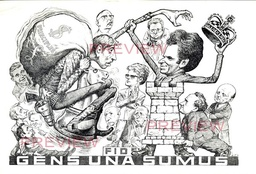
#> input picture Aplicador-de-filtros/Tareas/MarcaDeAgua/retoQuitarMarcas/img_con_ma/1.jpg, 256 x 174 px, shrunk from 600 x 408 before the run; the run also reads 1 picture not shown here
$ python quitar_marcas.py
#> lines starting #> are read from the running program, lines starting #| are printed output that depends on the picture
from PIL import Image
'''
Script para eliminar marcas de agua de imágenes.
Este script utiliza técnicas de procesamiento de imágenes para identificar y eliminar marcas de agua de imágenes originales.

Cumple con el reto dejado en el curso de Procesamiento Digital de Imágenes 2025-2

Autor: Lopez Diego Gabriela
Fecha: Abril 2025
'''

def extraer_rojo(imagen_fondo):
    '''
    Funcion que extrae los píxeles rojos de la imagen de fondo.
    Parametros:
    - imagen_fondo: Imagen de fondo de la que se extraerán los píxeles rojos.
    Retorna:
    - marcas_agua: Imagen que contiene los píxeles rojos extraídos de la imagen de fondo.
    '''
    ancho, alto = imagen_fondo.size
    marcas_agua = Image.new("RGB", imagen_fondo.size)
    pixeles_marca_agua = marcas_agua.load()
    pixeles_fondo = imagen_fondo.load()

    for i in range(ancho):
        for j in range(alto):
            r, g, b = pixeles_fondo[i, j]

            if r > g and r > b:
                pixeles_marca_agua[i, j] = (r, g , b)
            else:
                pixeles_marca_agua[i, j] = (255, 255, 255)

    return marcas_agua


def eliminar_pixeles_grises(imagen, umbral_tolerancia):
    '''
    Funcion que elimina los píxeles grises de la imagen cuyo rango de diferencia entre los valores RGB es menor que un umbral.
    Parametros:
    - imagen: Imagen de entrada.
    - umbral_tolerancia: Umbral de tolerancia para considerar un píxel como gris.
    Retorna:
    - imagen: Imagen con los píxeles grises eliminados.
    '''
    imagen = imagen.convert('RGB')
    pixeles = imagen.load()
    ancho, alto = imagen.size

    for x in range(ancho):
        for y in range(alto):
            r, g, b = pixeles[x, y]

            if abs(r - g) < umbral_tolerancia and abs(r - b) < umbral_tolerancia and abs(g - b) < umbral_tolerancia:
                pixeles[x, y] = (255, 255, 255)

    return imagen


def barrer_marca_agua(imagen_original, imagen_marca_agua, tamano_matriz):
    '''
    Metodo que realiza una operacion de barrido sobre la imagen con marca de agua,
    reemplazando los pixeles marcados con colores (no rojos) de su vecindad.
    Parametros:
    - imagen_original: Imagen original.
    - imagen_marca_agua: Imagen de la marca de agua.
    - tamano_matriz: Tamaño de la matriz de búsqueda.
    Retorna:
    - imagen_resultado: Imagen resultante con la marca de agua eliminada.
    '''
    imagen_original = imagen_original.convert('RGB')
    imagen_marca_agua = imagen_marca_agua.convert('RGB')
    ancho, alto = imagen_original.size
    imagen_resultado = imagen_original.copy()
    pixeles_resultado = imagen_resultado.load()
    pixeles_original = imagen_original.load()
    pixeles_marca_agua = imagen_marca_agua.load()

    for x in range(ancho):
        for y in range(alto):
            r_marca, g_marca, b_marca = pixeles_marca_agua[x, y]
            if (r_marca, g_marca, b_marca) != (255, 255, 255):
                color_reemplazo = obtener_color_vecinos(ancho, alto, pixeles_original, x, y, tamano_matriz)
                if color_reemplazo:
                    pixeles_resultado[x, y] = color_reemplazo
                else:
                    pixeles_resultado[x, y] = pixeles_original[x, y]
            else:
                pixeles_resultado[x, y] = pixeles_original[x, y]

    return imagen_resultado


def obtener_color_vecinos(ancho_imagen, alto_imagen, pixeles, x, y, tamano_matriz):
    '''
    Metodo que obtiene el color promedio de los vecinos en torno a un píxel dado, si no es rojo dominante.
    Parametros:
    - ancho_imagen: Ancho de la imagen.
    - alto_imagen: Alto de la imagen.
    - pixeles: Píxeles de la imagen.
    - x: Coordenada x del píxel.
    - y: Coordenada y del píxel.
    - tamano_matriz: Tamaño de la matriz de búsqueda.
    Retorna:
    - color_adecuado: Color promedio de los vecinos.
    '''
    colores = []

    for i in range(tamano_matriz):
        for j in range(tamano_matriz):
            posicion_vecino_x = (x - (tamano_matriz // 2) + i) % ancho_imagen
            posicion_vecino_y = (y - (tamano_matriz // 2) + j) % alto_imagen
            r, g, b = pixeles[posicion_vecino_x, posicion_vecino_y]
            if r <= g or r <= b:
                colores.append((r, g, b))
    no_colores = len(colores)
    if no_colores > 0:
        r, g, b = 0, 0, 0
        for color in colores:
            r += color[0]
            g += color[1]
            b += color[2]
        color_adecuado = (r // no_colores, g // no_colores, b // no_colores)

        return color_adecuado


    return None


def get_rojo_promedio(imagen):
    '''
    Calcula el promedio del color rojo dominante en la imagen.
    Parametros:
    - imagen: Imagen de entrada.
    Retorna:
    - rojo_promedio: Tupla con el promedio de los componentes RGB.
    '''
    imagen = imagen.convert('RGB')
    ancho, alto = imagen.size
    pixeles = imagen.load()
    sum_r = 0
    sum_g = 0
    sum_b = 0
    contador = 0
    for i in range(ancho):
        for j in range(alto):
            r, g, b = pixeles[i, j]

            if r > g and r > b:
                sum_r += r
                sum_g += g
                sum_b += b
                contador += 1
    rojo_promedio = (sum_r // contador, sum_g // contador, sum_b // contador)
    return rojo_promedio


def demezclar_marca_agua(imagen_con_marca, solo_marca, color_prom, factor):
    '''
    Metodo que aplica un proceso inverso para separar la marca de agua de la imagen, ajustando el color según un promedio.
    Parametros:
    - imagen_con_marca: Imagen con la marca de agua.
    - solo_marca: Imagen de la marca de agua.
    - color_prom: Color promedio de la marca de agua.
    - factor: Factor de ajuste.
    Retorna:
    - imagen_resultante: Imagen resultante con la marca de agua separada.
    '''
    imagen_con_marca = imagen_con_marca.convert('RGB')
    solo_marca = solo_marca.convert('RGB')
    ancho, alto = imagen_con_marca.size
    imagen_resultante = Image.new('RGB', (ancho, alto))
    pixeles_resultante = imagen_resultante.load()
    pixeles_con_marca = imagen_con_marca.load()
    pixeles_solo_marca = solo_marca.load()
    r_prom = color_prom[0]
    g_prom = color_prom[1]
    b_prom = color_prom[2]

    for x in range(ancho):
        for y in range(alto):
            r_con_marca, g_con_marca, b_con_marca = pixeles_con_marca[x, y]
            r_solo_marca, g_solo_marca, b_solo_marca = pixeles_solo_marca[x, y]

            if  (r_solo_marca == 255 and g_solo_marca == 255 and b_solo_marca == 255):
                pixeles_resultante[x, y] = (r_con_marca, g_con_marca, b_con_marca)
            else:
                r_resultante = min(255, int((r_con_marca - factor*r_prom) / (1 - factor)))
                g_resultante = min(255, int((g_con_marca - factor*g_prom) / (1 - factor)))
                b_resultante = min(255, int((b_con_marca - factor*b_prom) / (1 - factor)))
                gris = (r_resultante + g_resultante + b_resultante)//3
                pixeles_resultante[x, y] = (gris, gris, gris)

    return imagen_resultante


def convolucion_paralela(imagen_base, marca_agua, matriz_conv, factor, bias):
    '''
    Metodo que ejecuta convolución sobre una imagen base utilizando una matriz de convolución.
    Parametros:
    - imagen_base: Imagen base sobre la que se aplicará la convolución.
    - marca_agua: Imagen de la marca de agua.
    - matriz_conv: Matriz de convolución a aplicar.
    - factor: Factor de ajuste para la convolución.
    - bias: Sesgo a aplicar en la convolución.
    Retorna:
    - imagen_resultante: Imagen resultante después de aplicar la convolución.
    '''
    if imagen_base and marca_agua:
        pixeles_base = imagen_base.load()
        marca_pixeles = marca_agua.load()
        altura_matriz = len(matriz_conv)
        ancho_matriz = len(matriz_conv[0])
        imagen_resultante = Image.new("RGB", imagen_base.size)
        pixeles_resultantes = imagen_resultante.load()

        for columna_imagen in range(imagen_base.width):
            for fila_imagen in range(imagen_base.height):

                sum_r, sum_g, sum_b = 0, 0, 0
                if marca_pixeles[columna_imagen, fila_imagen] != (255, 255, 255):

                    for fila_matriz in range(altura_matriz):
                        for columna_matriz in range(ancho_matriz):
                            columna_resultante = (columna_imagen - (ancho_matriz // 2) + columna_matriz) % imagen_base.width
                            fila_resultante = (fila_imagen - (altura_matriz // 2) + fila_matriz) % imagen_base.height
                            r, g, b = pixeles_base[columna_resultante, fila_resultante]
                            sum_r += r * matriz_conv[fila_matriz][columna_matriz]
                            sum_g += g * matriz_conv[fila_matriz][columna_matriz]
                            sum_b += b * matriz_conv[fila_matriz][columna_matriz]

                    sum_r = min(max(int(factor*sum_r + bias), 0), 255)
                    sum_g = min(max(int(factor*sum_g + bias), 0), 255)
                    sum_b = min(max(int(factor*sum_b + bias), 0), 255)
                    pixeles_resultantes[columna_imagen, fila_imagen] = (sum_r, sum_g, sum_b)

                else:

                    pixeles_resultantes[columna_imagen, fila_imagen]  = pixeles_base[columna_imagen, fila_imagen]

        return imagen_resultante


def aumentar_brillo(r, g, b, factor):
    '''
    Metodo que aumenta el brillo de un color RGB.
    Parametros:
    - r: Componente roja del color.
    - g: Componente verde del color.
    - b: Componente azul del color.
    - factor: Factor de incremento de brillo.
    Retorna:
    - r, g, b: Componentes del color con brillo incrementado.
    '''
    r = min(int(r * factor), 255)
    g = min(int(g * factor), 255)
    b = min(int(b * factor), 255)
    return r, g, b

def incrementar_brillo_marca_agua(imagen_original, imagen_marca_agua, factor):
    '''
    Metodo que incrementa el brillo de la imagen original en la zona de la marca de agua.
    Parametros:
    - imagen_original: Imagen original.
    - imagen_marca_agua: Imagen de la marca de agua.
    - factor: Factor de incremento de brillo.

    Retorna:
    - imagen_resultado: Imagen resultante con el brillo incrementado.
    '''
    imagen_original = imagen_original.convert('RGB')
    imagen_marca_agua = imagen_marca_agua.convert('RGB')
    ancho, alto = imagen_original.size
    imagen_resultado = imagen_original.copy()
    pixeles_resultado = imagen_resultado.load()
    pixeles_original = imagen_original.load()
    pixeles_marca_agua = imagen_marca_agua.load()

    for x in range(ancho):
        for y in range(alto):

            r_marca, g_marca, b_marca = pixeles_marca_agua[x, y]
            if (r_marca, g_marca, b_marca) != (255, 255, 255):
                r, g, b = pixeles_original[x, y]
                pixeles_resultado[x, y] = aumentar_brillo(r, g, b, factor)

    return imagen_resultado


def fusionar_imagenes_por_marca(imagen1, imagen2, imagen_marca_agua):
    '''
    Metodo que fusiona dos imagenes en la zona de la marca de agua.
    Parametros:
    - imagen1: Imagen original.
    - imagen2: Imagen de la marca de agua.
    - imagen_marca_agua: Imagen de la marca de agua.
    Retorna:
    - imagen_resultado: Imagen resultante de la fusión.
    '''
    imagen1 = imagen1.convert('RGB')
    imagen2 = imagen2.convert('RGB')
    imagen_marca_agua = imagen_marca_agua.convert('RGB')
    ancho, alto = imagen1.size
    imagen_resultado = Image.new('RGB', (ancho, alto))
    pixeles_resultado = imagen_resultado.load()
    pixeles1 = imagen1.load()
    pixeles2 = imagen2.load()
    pixeles_marca_agua = imagen_marca_agua.load()

    for x in range(ancho):
        for y in range(alto):
            r_marca, g_marca, b_marca = pixeles_marca_agua[x, y]

            if (r_marca, g_marca, b_marca) != (255, 255, 255):
                r1, g1, b1 = pixeles1[x, y]
                r2, g2, b2 = pixeles2[x, y]
                r_promedio = (r1 + r2) // 2
                g_promedio = (g1 + g2) // 2
                b_promedio = (b1 + b2) // 2
                pixeles_resultado[x, y] = (r_promedio, g_promedio, b_promedio)
            else:
                pixeles_resultado[x, y] = pixeles1[x, y]

    return imagen_resultado

#Matrices para convolución
matriz_media= [
    [1, 1, 1],
    [1, 1, 1],
    [1, 1, 1]
    ]
fact_m = 1.0 / 9.0;
bias_m = 0.0;

matriz_bsharp = [
    [-1, -1, -1, -1, -1],
    [-1,  2,  2,  2, -1],
    [-1,  2,  8,  2, -1],
    [-1,  2,  2,  2, -1],
    [-1, -1, -1, -1, -1],
    ]
fact_bsharp = 1.0 / 8.0
bias_bsharp = 0.0


def reemplazar_por_gris_mas_cercano(imagen, marca):
    '''
    Funcion que reemplaza los píxeles de la imagen con la marca de agua por el gris más cercano.
    Parametros:
    - imagen: Imagen original con la marca de agua.
    - marca: Imagen de la marca de agua.
    Retorna:
    - nueva_imagen: Imagen con la marca de agua reemplazada por el gris más cercano.
    '''
    nueva_imagen = imagen.copy()
    pixeles = nueva_imagen.load()
    marca_px = marca.load()
    ancho, alto = imagen.size

    for y in range(alto):
        for x in range(ancho):
            r, g, b = marca_px[x, y]
            if r > g + 40 and r > b + 40:
                # Buscar el gris más cercano
                gris = int((g + b) / 2)
                pixeles[x, y] = (gris, gris, gris)
    return nueva_imagen

def reemplazar_por_vecinos_dominantes(imagen, marca, tamano_matriz):
    '''
    Funcion que reemplaza los píxeles de la imagen con la marca de agua por el color más común
    de su vecindad.
    Parametros:
    - imagen: Imagen original con la marca de agua.
    - marca: Imagen de la marca de agua.
    - tamano_matriz: Tamaño de la matriz de búsqueda.
    Retorna:
    - nueva_imagen: Imagen con la marca de agua reemplazada por el color más común.
    '''
    nueva_imagen = imagen.copy()
    pixeles = nueva_imagen.load()
    marca_px = marca.load()
    ancho, alto = imagen.size

    radio = tamano_matriz // 2

    for y in range(alto):
        for x in range(ancho):
            r, g, b = marca_px[x, y]
            if (r, g, b) != (255, 255, 255):  # Solo pixeles con marca
                vecinos = {}
                for dy in range(-radio, radio + 1):
                    for dx in range(-radio, radio + 1):
                        nx, ny = x + dx, y + dy
                        if 0 <= nx < ancho and 0 <= ny < alto:
                            pr, pg, pb = pixeles[nx, ny]
                            if not (pr > pg + 40 and pr > pb + 40):  # evitar rojos
                                color = (pr, pg, pb)
                                if color in vecinos:
                                    vecinos[color] += 1
                                else:
                                    vecinos[color] = 1
                if vecinos:
                    # Buscar el color con mayor frecuencia manualmente
                    color_mas_comun = None
                    max_repeticiones = 0
                    for color, conteo in vecinos.items():
                        if conteo > max_repeticiones:
                            color_mas_comun = color
                            max_repeticiones = conteo
                    pixeles[x, y] = color_mas_comun
    return nueva_imagen


def distancia_rgb(c1, c2):
    '''
    Calcula la distancia euclidiana entre dos colores RGB.
    :param c1: Primer color (r, g, b)
    :param c2: Segundo color (r, g, b)
    :return: Distancia euclidiana entre los dos colores.
    '''
    return sum((a - b) ** 2 for a, b in zip(c1, c2))

def reemplazar_por_vecino_mas_cercano(imagen, marca, tamano_matriz):
    '''
    Funcion que reemplaza los píxeles de la imagen con la marca de agua por el color más cercano
    de su vecindad.
    Parametros:
    imagen: Imagen original con la marca de agua.
    marca: Imagen de la marca de agua.
    tamano_matriz: Tamaño de la matriz de búsqueda.

    Retorna:
    nueva_imagen: Imagen con la marca de agua reemplazada por el color más cercano.
    '''
    nueva_imagen = imagen.copy()
    pixeles = nueva_imagen.load()
    marca_px = marca.load()
    ancho, alto = imagen.size
    radio = tamano_matriz // 2
    for y in range(alto):
        for x in range(ancho):
            r, g, b = marca_px[x, y]
            if r > g + 40 and r > b + 40:
                color_original = pixeles[x, y]
                mejor_color = None
                menor_distancia = float('inf')
                for dy in range(-radio, radio + 1):
                    for dx in range(-radio, radio + 1):
                        nx, ny = x + dx, y + dy
                        if 0 <= nx < ancho and 0 <= ny < alto:
                            pr, pg, pb = pixeles[nx, ny]
                            if not (pr > pg + 40 and pr > pb + 40):
                                dist = distancia_rgb(color_original, (pr, pg, pb))
                                if dist < menor_distancia:
                                    menor_distancia = dist
                                    mejor_color = (pr, pg, pb)
                if mejor_color:
                    pixeles[x, y] = mejor_color
    return nueva_imagen


if __name__ == '__main__':
    '''
    Primera imagen:
    Se retiro la marca de agua de la imagen 1.jpg
    Se guardo la imagen sin marca de agua como 1_sin_ma.png
    '''
    imagen1 = Image.open("img_con_ma/1.jpg")
#> imagen1 is the input picture: PIL image 256x174 RGB; mean R, G, B 202.5, 201.6, 200.6
    primer_marca = extraer_rojo(imagen1)
    primer_marca = eliminar_pixeles_grises(primer_marca, 25)
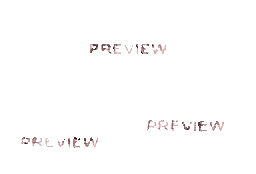
#> primer_marca: PIL image 256x174 RGB; mean R, G, B 253.6, 253, 253.1

    imagen1_temporal = barrer_marca_agua(imagen1, primer_marca, 3)
    imagen1_temporal = barrer_marca_agua(imagen1_temporal, primer_marca, 3)

    primer_marca = extraer_rojo(imagen1_temporal)
    primer_marca = eliminar_pixeles_grises(primer_marca, 15)

    rojo_prom = get_rojo_promedio(primer_marca)
#> after the loop in get_rojo_promedio, `for i in range(ancho):`: contador = 1531; sum_b = 251028; sum_g = 246617; sum_r = 284665
#> in get_rojo_promedio, `rojo_promedio = (sum_r // contador, sum_g // contador, sum_b // contad..`: rojo_promedio = (185, 161, 163)
#> rojo_prom = (185, 161, 163)
    imagen1_temporal = demezclar_marca_agua(imagen1_temporal, primer_marca, rojo_prom, 0.4)
#> in demezclar_marca_agua, `r_prom = color_prom[0]`: r_prom = 185
#> in demezclar_marca_agua, `g_prom = color_prom[1]`: g_prom = 161
#> in demezclar_marca_agua, `b_prom = color_prom[2]`: b_prom = 163
    imagen1_temporal = incrementar_brillo_marca_agua(imagen1_temporal, primer_marca, 1.3)

    for i in range (5):
        imagen1_temporal = reemplazar_por_vecino_mas_cercano(imagen1_temporal, primer_marca, 3)

    copia_para_mezcla = imagen1_temporal.copy()
    copia_para_mezcla = convolucion_paralela(copia_para_mezcla, primer_marca, matriz_bsharp, fact_bsharp, bias_bsharp)
    imagen1_temporal = fusionar_imagenes_por_marca(imagen1_temporal, copia_para_mezcla, primer_marca)
    imagen1_temporal = barrer_marca_agua(imagen1_temporal, primer_marca, 3)
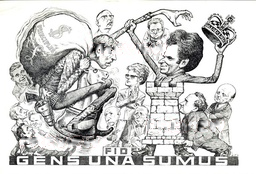
#> imagen1_temporal: PIL image 256x174 RGB; mean R, G, B 202.7, 202.7, 201.6

    imagen1_temporal.save("img_sin_ma/1_sin_ma.png")


    '''
    Segunda imagen:
    Se retiro la marca de agua de la imagen 6.jpg
    Se guardo la imagen sin marca de agua como 6_sin_ma.png
    '''
    imagen2 = Image.open("img_con_ma/6.jpg")
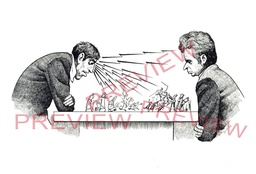
#> input picture Aplicador-de-filtros/Tareas/MarcaDeAgua/retoQuitarMarcas/img_con_ma/6.jpg, 256 x 174 px, shrunk from 600 x 408 before the run
#> imagen2 is the input picture: PIL image 256x174 RGB; mean R, G, B 225.4, 223.3, 223.3
    segunda_marca = extraer_rojo(imagen2)
    segunda_marca = eliminar_pixeles_grises(segunda_marca, 20)
    imagen2_temporal = barrer_marca_agua(imagen2, segunda_marca, 7)

    for i in range(2):
        segunda_marca = extraer_rojo(imagen2)
        segunda_marca = eliminar_pixeles_grises(segunda_marca, 20)
        imagen2_temporal = barrer_marca_agua(imagen2, segunda_marca, 5)

    segunda_marca = extraer_rojo(imagen2_temporal)
    segunda_marca = eliminar_pixeles_grises(segunda_marca, 18)

    rojo_prom2 = get_rojo_promedio(segunda_marca)

    imagen2_temporal = demezclar_marca_agua(imagen2_temporal, segunda_marca, rojo_prom2, 0.8)
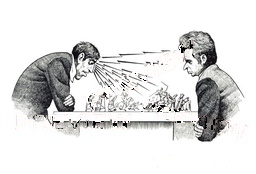
#> imagen2_temporal: PIL image 256x174 RGB; mean R, G, B 225.1, 225, 224.7
    imagen2_temporal = incrementar_brillo_marca_agua(imagen2_temporal, segunda_marca, 2.2)

    copia_mezcla2 = imagen2_temporal.copy()
    copia_mezcla2 = convolucion_paralela(copia_mezcla2, segunda_marca, matriz_bsharp, fact_bsharp, bias_bsharp)


    imagen2_temporal = convolucion_paralela(imagen2_temporal, segunda_marca, matriz_media, fact_m, bias_m)
    imagen2_temporal = fusionar_imagenes_por_marca(imagen2_temporal, copia_mezcla2, segunda_marca)


    for i in range(5):
        segunda_marca = extraer_rojo(imagen2_temporal)
        segunda_marca = eliminar_pixeles_grises(segunda_marca, 18)
        imagen2_temporal = barrer_marca_agua(imagen2_temporal, segunda_marca, 3)
#> this loop made 5 passes
#> pass 1, `segunda_marca = extraer_rojo(imagen2_temporal)`:
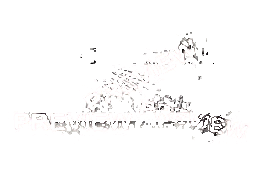
#> segunda_marca: PIL image 256x174 RGB; mean R, G, B 251.2, 250.8, 250.7

    imagen2_temporal = fusionar_imagenes_por_marca(imagen2_temporal, copia_mezcla2, segunda_marca)
    imagen2_temporal = incrementar_brillo_marca_agua(imagen2_temporal, segunda_marca, 1.5)

    for i in range (5):
        imagen2_temporal = reemplazar_por_gris_mas_cercano(imagen2_temporal, segunda_marca)

    copia_mezcla2 = imagen2_temporal.copy()
    copia_mezcla2 = convolucion_paralela(copia_mezcla2, segunda_marca, matriz_bsharp, fact_bsharp, bias_bsharp)
    imagen2_temporal = barrer_marca_agua(imagen2_temporal, segunda_marca, 3)
    imagen2_temporal = fusionar_imagenes_por_marca(imagen2_temporal, copia_mezcla2, segunda_marca)

    imagen2_temporal.save("img_sin_ma/6_sin_ma.png")


    '''
    Tercera imagen:
    Se retiro la marca de agua de la imagen 8.jpg
    Se guardo la imagen sin marca de agua como 8_sin_ma.png
    '''
    imagen3 = Image.open("img_con_ma/8.jpg")
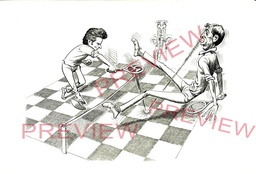
#> input picture Aplicador-de-filtros/Tareas/MarcaDeAgua/retoQuitarMarcas/img_con_ma/8.jpg, 256 x 174 px, shrunk from 600 x 408 before the run
#> imagen3 is the input picture: PIL image 256x174 RGB; mean R, G, B 229.8, 227.7, 225.5
    tercera_marca = extraer_rojo(imagen3)
    tercera_marca = eliminar_pixeles_grises(tercera_marca, 20)
    tercera_marca = convolucion_paralela(tercera_marca, tercera_marca, matriz_media, fact_m, bias_m)
    imagen3_temporal = barrer_marca_agua(imagen3, tercera_marca, 3)

    for i in range(1):
        imagen3_temporal = barrer_marca_agua(imagen3_temporal, tercera_marca, 3)

    tercera_marca = extraer_rojo(imagen3_temporal)
    tercera_marca = eliminar_pixeles_grises(tercera_marca, 20)
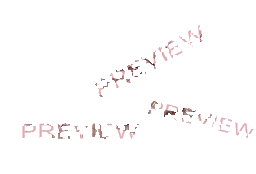
#> tercera_marca: PIL image 256x174 RGB; mean R, G, B 253.3, 252.1, 252.2


    rojo_prom3 = get_rojo_promedio(tercera_marca)
    imagen3_temporal = demezclar_marca_agua(imagen3_temporal, tercera_marca, rojo_prom3, 0.5)
#> (the rest of the program and of its run is left out)
